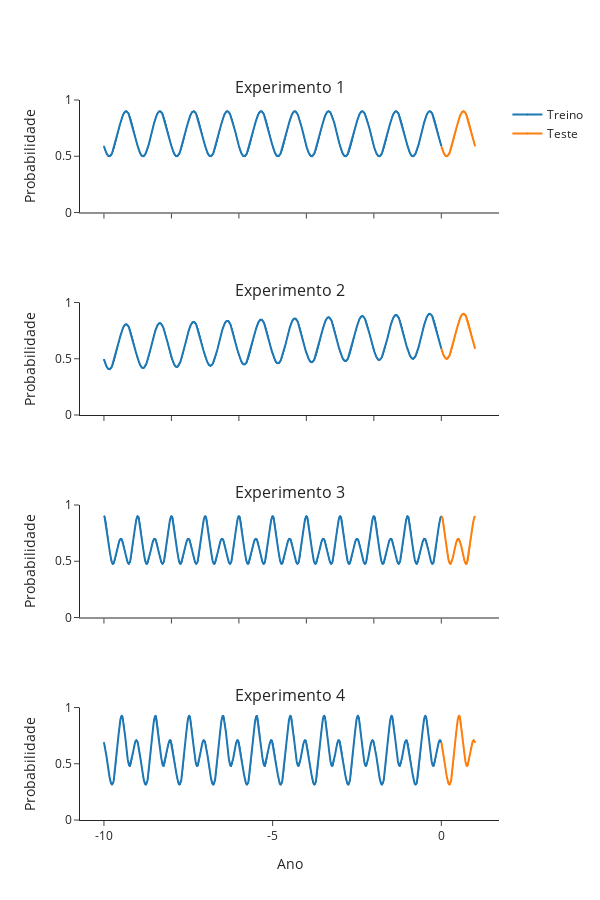

Source (notebook cell):
### Code cell
experimentos = [
    f"Experimento 1", f"Experimento 2",
    f"Experimento 3", f"Experimento 4"]
fig = make_subplots(
    rows=4, cols=1, shared_xaxes=True, shared_yaxes=True,
    subplot_titles= experimentos)
colors = {
    'training': '#1F78B4',
    'test': '#FE7F0E'
}
for i, experiment in enumerate(experiments):
    row = i + 1
    amplitude = experiment['amplitude']
    sazonality = experiment['sazonality']
    theta = sazonalities[experiment['sazonality']]
    data = decay(theta, A=amplitude, years=30)
    n_training = (data['dataset'] == 'training').sum()
    data['Ano'] = [((len(data) - i) - n_training)/365 for i in range(len(data))]
    data = data[data['Ano'].between(-10, 1)]
    for dataset in ['training', 'test']:
        data_dataset = data.loc[lambda df: df['dataset'] == dataset]

        fig_ = go.Scatter(
            x=data_dataset['Ano'], y=data_dataset['task'],
            mode='lines+markers',
            name='Treino' if dataset == 'training' else 'Teste',
            line=dict(color=colors[dataset], width=2),
            marker=dict(color=colors[dataset], size=1),
            )
        if i > 0:
            fig_.update(showlegend=False)
        fig.add_trace(fig_, row=row, col=1)

fig.update_xaxes(tickvals=[-15, -10, -5, 0],ticktext=[-15, -10, -5, 0], row=4, col=1)
fig.update_yaxes(title_text='Probabilidade', range=[0,1], row=1, col=1)
fig.update_yaxes(title_text='Probabilidade', range=[0,1], row=2, col=1)
fig.update_yaxes(title_text='Probabilidade', range=[0,1], row=3, col=1)
fig.update_yaxes(title_text='Probabilidade', range=[0,1], row=4, col=1)

fig.update_xaxes(title_text='Ano', row=4, col=1)
fig.update_layout(
    template = "simple_white",
    width=600, height=900,
    )
fig#.write_image("simulado_probabilidades.pdf")

### Figure 1 — Plotly figure (JSON) as saved in the notebook; plotly's stock layout.template omitted (floating-point values rounded to 4 significant figures; data arrays with more than 128 entries replaced by an {"elided": "..."} marker saying what was removed)
{"data": [{"line": {"color": "#1F78B4", "width": 2}, "marker": {"color": "#1F78B4", "size": 1}, "mode": "lines+markers", "name": "Treino", "type": "scatter", "x": {"elided": "3651 float values"}, "xaxis": "x", "y": {"elided": "3651 float values"}, "yaxis": "y"}, {"line": {"color": "#FE7F0E", "width": 2}, "marker": {"color": "#FE7F0E", "size": 1}, "mode": "lines+markers", "name": "Teste", "type": "scatter", "x": {"elided": "365 float values"}, "xaxis": "x", "y": {"elided": "365 float values"}, "yaxis": "y"}, {"line": {"color": "#1F78B4", "width": 2}, "marker": {"color": "#1F78B4", "size": 1}, "mode": "lines+markers", "name": "Treino", "showlegend": false, "type": "scatter", "x": {"elided": "3651 float values"}, "xaxis": "x2", "y": {"elided": "3651 float values"}, "yaxis": "y2"}, {"line": {"color": "#FE7F0E", "width": 2}, "marker": {"color": "#FE7F0E", "size": 1}, "mode": "lines+markers", "name": "Teste", "showlegend": false, "type": "scatter", "x": {"elided": "365 float values"}, "xaxis": "x2", "y": {"elided": "365 float values"}, "yaxis": "y2"}, {"line": {"color": "#1F78B4", "width": 2}, "marker": {"color": "#1F78B4", "size": 1}, "mode": "lines+markers", "name": "Treino", "showlegend": false, "type": "scatter", "x": {"elided": "3651 float values"}, "xaxis": "x3", "y": {"elided": "3651 float values"}, "yaxis": "y3"}, {"line": {"color": "#FE7F0E", "width": 2}, "marker": {"color": "#FE7F0E", "size": 1}, "mode": "lines+markers", "name": "Teste", "showlegend": false, "type": "scatter", "x": {"elided": "365 float values"}, "xaxis": "x3", "y": {"elided": "365 float values"}, "yaxis": "y3"}, {"line": {"color": "#1F78B4", "width": 2}, "marker": {"color": "#1F78B4", "size": 1}, "mode": "lines+markers", "name": "Treino", "showlegend": false, "type": "scatter", "x": {"elided": "3651 float values"}, "xaxis": "x4", "y": {"elided": "3651 float values"}, "yaxis": "y4"}, {"line": {"color": "#FE7F0E", "width": 2}, "marker": {"color": "#FE7F0E", "size": 1}, "mode": "lines+markers", "name": "Teste", "showlegend": false, "type": "scatter", "x": {"elided": "365 float values"}, "xaxis": "x4", "y": {"elided": "365 float values"}, "yaxis": "y4"}], "layout": {"annotations": [{"font": {"size": 16}, "showarrow": false, "text": "Experimento 1", "x": 0.5, "xanchor": "center", "xref": "paper", "y": 1, "yanchor": "bottom", "yref": "paper"}, {"font": {"size": 16}, "showarrow": false, "text": "Experimento 2", "x": 0.5, "xanchor": "center", "xref": "paper", "y": 0.7188, "yanchor": "bottom", "yref": "paper"}, {"font": {"size": 16}, "showarrow": false, "text": "Experimento 3", "x": 0.5, "xanchor": "center", "xref": "paper", "y": 0.4375, "yanchor": "bottom", "yref": "paper"}, {"font": {"size": 16}, "showarrow": false, "text": "Experimento 4", "x": 0.5, "xanchor": "center", "xref": "paper", "y": 0.1562, "yanchor": "bottom", "yref": "paper"}], "height": 900, "width": 600, "xaxis": {"anchor": "y", "domain": [0, 1], "matches": "x4", "showticklabels": false}, "xaxis2": {"anchor": "y2", "domain": [0, 1], "matches": "x4", "showticklabels": false}, "xaxis3": {"anchor": "y3", "domain": [0, 1], "matches": "x4", "showticklabels": false}, "xaxis4": {"anchor": "y4", "domain": [0, 1], "ticktext": [-15, -10, -5, 0], "tickvals": [-15, -10, -5, 0], "title": {"text": "Ano"}}, "yaxis": {"anchor": "x", "domain": [0.8438, 1], "range": [0, 1], "title": {"text": "Probabilidade"}}, "yaxis2": {"anchor": "x2", "domain": [0.5625, 0.7188], "range": [0, 1], "title": {"text": "Probabilidade"}}, "yaxis3": {"anchor": "x3", "domain": [0.2812, 0.4375], "range": [0, 1], "title": {"text": "Probabilidade"}}, "yaxis4": {"anchor": "x4", "domain": [0, 0.1562], "range": [0, 1], "title": {"text": "Probabilidade"}}}}
